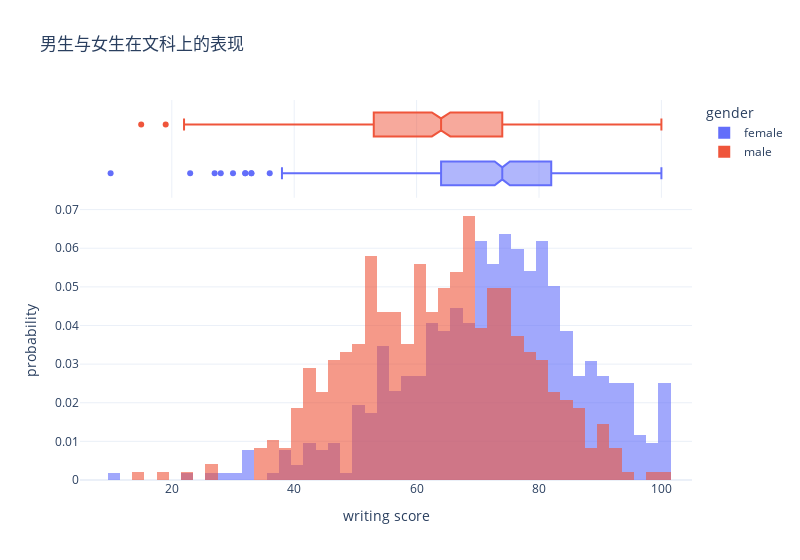

The code cell stored with this chart in its notebook:
### Code cell
data.groupby('gender')[['writing score']].agg([np.mean, np.median])
fig = px.histogram(
    data, x='writing score',
    marginal='box', opacity=0.6,
    color='gender',
    histnorm='probability',
    title='男生与女生在文科上的表现',
    template='plotly_white'
)

fig.update_layout(barmode='overlay', width=800)
fig.show()

### Figure 1 — Plotly figure (JSON) as saved in the notebook; plotly's stock layout.template omitted (floating-point values rounded to 4 significant figures; data arrays with more than 128 entries replaced by an {"elided": "..."} marker saying what was removed)
{"data": [{"alignmentgroup": "True", "bingroup": "x", "histnorm": "probability", "hovertemplate": "gender=female<br>writing score=%{x}<br>probability=%{y}<extra></extra>", "legendgroup": "female", "marker": {"color": "#636efa", "opacity": 0.6, "pattern": {"shape": ""}}, "name": "female", "offsetgroup": "female", "orientation": "v", "showlegend": true, "type": "histogram", "x": {"elided": "518 int values"}, "xaxis": "x", "yaxis": "y"}, {"alignmentgroup": "True", "hovertemplate": "gender=female<br>writing score=%{x}<extra></extra>", "legendgroup": "female", "marker": {"color": "#636efa"}, "name": "female", "notched": true, "offsetgroup": "female", "showlegend": false, "type": "box", "x": {"elided": "518 int values"}, "xaxis": "x2", "yaxis": "y2"}, {"alignmentgroup": "True", "bingroup": "x", "histnorm": "probability", "hovertemplate": "gender=male<br>writing score=%{x}<br>probability=%{y}<extra></extra>", "legendgroup": "male", "marker": {"color": "#EF553B", "opacity": 0.6, "pattern": {"shape": ""}}, "name": "male", "offsetgroup": "male", "orientation": "v", "showlegend": true, "type": "histogram", "x": {"elided": "482 int values"}, "xaxis": "x", "yaxis": "y"}, {"alignmentgroup": "True", "hovertemplate": "gender=male<br>writing score=%{x}<extra></extra>", "legendgroup": "male", "marker": {"color": "#EF553B"}, "name": "male", "notched": true, "offsetgroup": "male", "showlegend": false, "type": "box", "x": {"elided": "482 int values"}, "xaxis": "x2", "yaxis": "y2"}], "layout": {"barmode": "overlay", "legend": {"title": {"text": "gender"}, "tracegroupgap": 0}, "title": {"text": "男生与女生在文科上的表现"}, "width": 800, "xaxis": {"anchor": "y", "domain": [0, 1], "title": {"text": "writing score"}}, "xaxis2": {"anchor": "y2", "domain": [0, 1], "matches": "x", "showgrid": true, "showticklabels": false}, "yaxis": {"anchor": "x", "domain": [0, 0.7326], "title": {"text": "probability"}}, "yaxis2": {"anchor": "x2", "domain": [0.7426, 1], "matches": "y2", "showgrid": false, "showline": false, "showticklabels": false, "ticks": ""}}}
